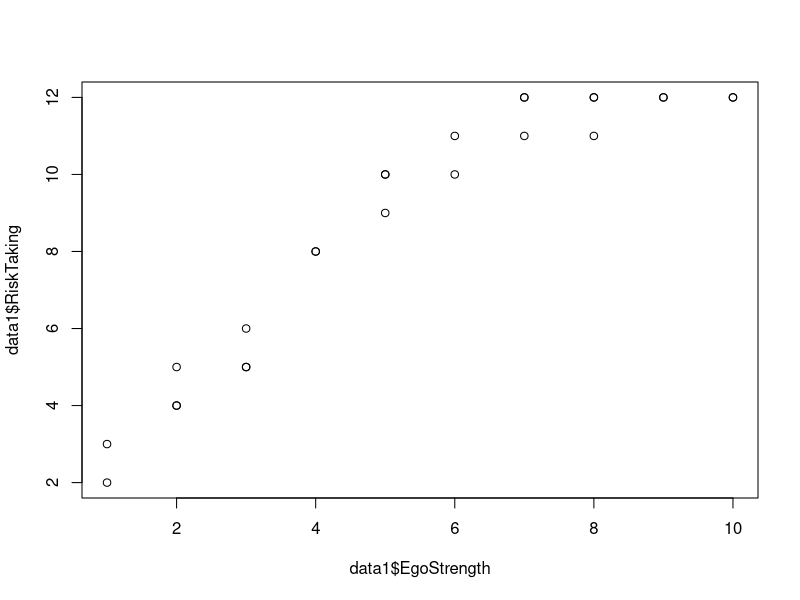
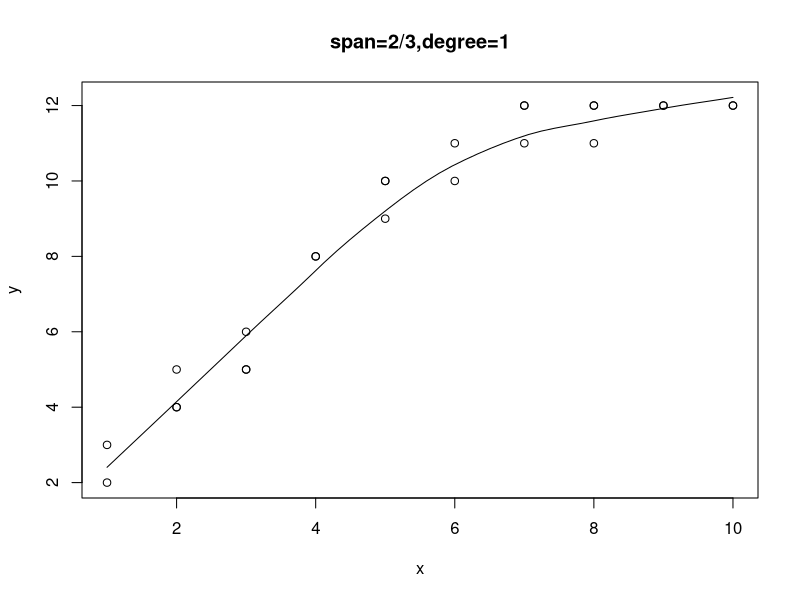
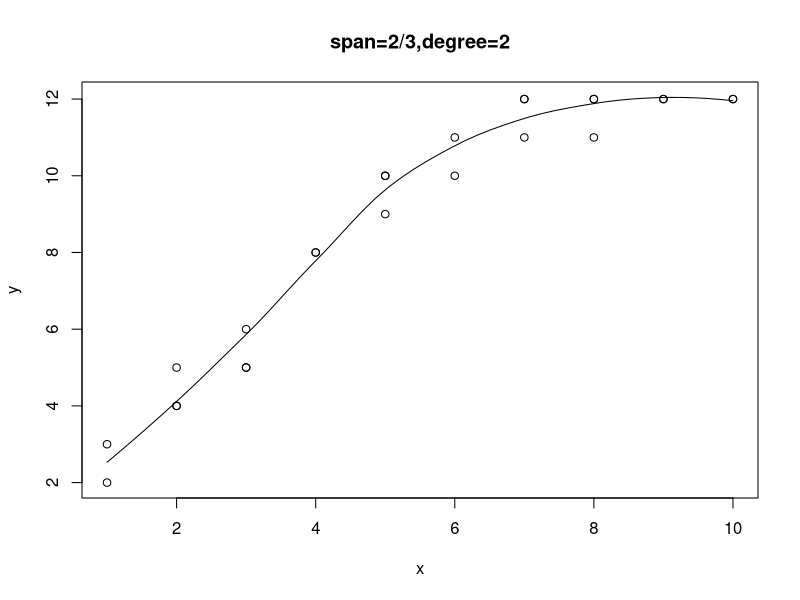
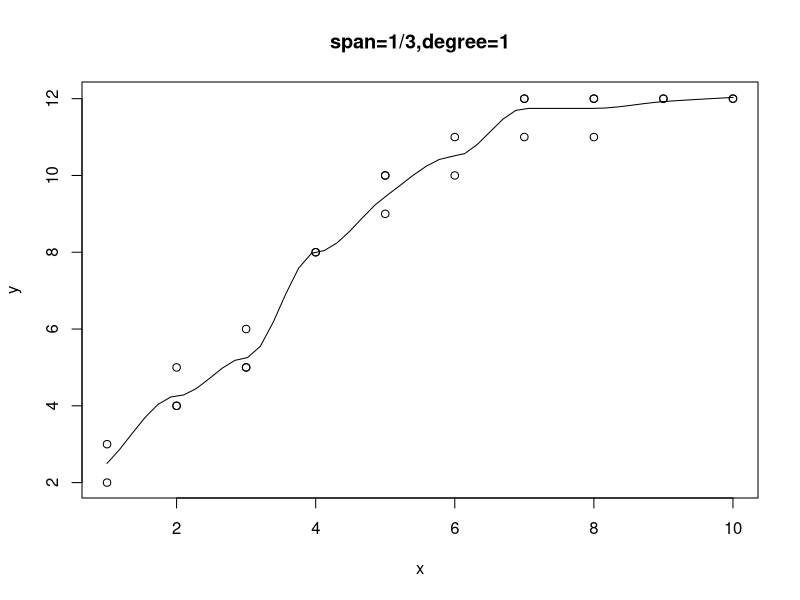
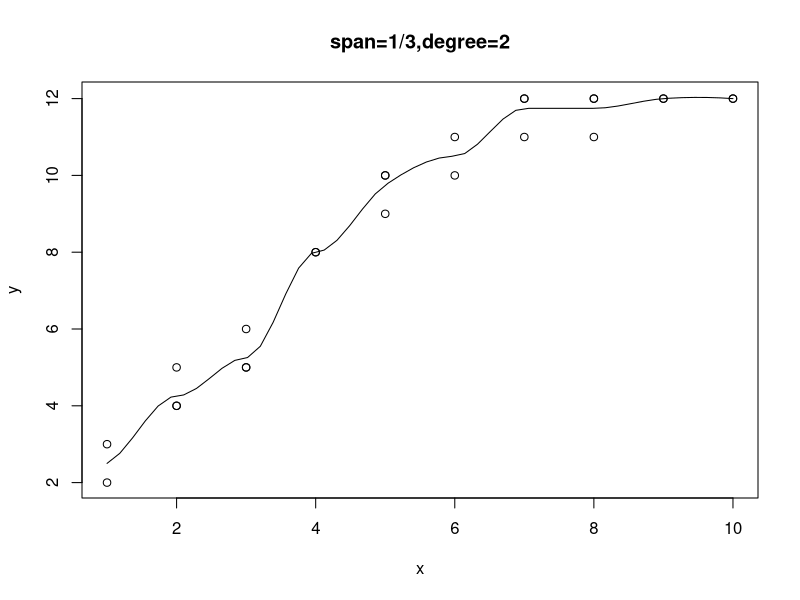

The R source for these figures, in order: (Note: this script raises an error after producing the figures.)
library(psych);library(ggplot2)
library(tidyverse);library(tidyr)
data1 <- read.table('risktaking.txt', header = T)

plot(data1$EgoStrength,data1$RiskTaking)
#edit(data1)
  #Q1.a
scatter.smooth(data1$EgoStrength,data1$RiskTaking,xlab="x",ylab="y",span=2/3,degree=1,
               main="span=2/3,degree=1")
scatter.smooth(data1$EgoStrength,data1$RiskTaking,xlab="x",ylab="y", span=2/3,degree=2,
               main="span=2/3,degree=2")
scatter.smooth(data1$EgoStrength,data1$RiskTaking,xlab="x",ylab="y",span=1/3,degree=1,
               main="span=1/3,degree=1")
scatter.smooth(data1$EgoStrength,data1$RiskTaking,xlab="x",ylab="y", span=1/3,degree=2,
               main="span=1/3,degree=2")
  #Q1.b
#log
 data1 %>% mutate(lnEgo = log(data2$EgoStrength), sqrtEgo = sqrt(EgoStrength)) -> trans_data1
  #Q1.c
logM <- lm(RiskTaking ~ lnEgo, data = trans_data1) #transformed variable1
summary(logM)
SqM <- lm(RiskTaking ~ sqrtEgo, data = trans_data1)#2
summary(SqM)
  #Q1.d
# 로그 함수 정의
log_function <- function(x) {
  return(4.874*log(x) + 1.382)
} #lm으로 구한 기울기, 절편(회귀식_log model)
sqrt_function <- function(x) {
  return(4.993*sqrt(x)-2.424)
} #lm으로 구한 기울기, 절편(회귀식_sqrt model)

# ggplot2를 사용하여 산점도와 로그 함수를 그리기
plot.for.d <- ggplot(trans_data1, aes(x = EgoStrength, y = RiskTaking)) +
              geom_point() +  # 산점도
              stat_function(fun = log_function, color = "purple") +  # 로그 함수를 추가
              stat_function(fun = sqrt_function, color = "violet")+
              labs(title = "Scatterplot with log&sqrt Function", x = "EgoStrength", y = "RiskTaking") +
              geom_text(aes(x = 3, y = 11, label = "y_hat=4.874*log(x) + 1.382, R^=.939"), color = "purple", size=3) +  # 로그 함수의 이름 추가
              geom_text(aes(x = 8, y = 8, label = "y_hat=4.993*sqrt(x)-2.424, R^=.937"), color = "violet", size=3)  # 제곱근 함수의 이름 추가
plot.for.d
  #Q1.e.
#create quadratic nd cubic terms of the EgoStrength variable and centered EgoStrength
trans_data1 %>% mutate(c_ES = scale(EgoStrength, scale = F)) %>% #centering
  mutate(quadES = (EgoStrength)^2, cubicES = (EgoStrength)^3,    #quad and cubic
         cen_quadES = (c_ES)^2, cen_cubicES = (c_ES)^3) %>% 
  as.data.frame() -> transdata2
#transdata2
#correlation_RiskTaking, EgoStrength, Quadratic, cubic
transdata2 %>% 
  select("RiskTaking", "EgoStrength", "quadES","cubicES") %>% cor() -> cor1
cor1
#correlation_centered EgoStrength, its quad, cubic
transdata2 %>% 
  select("RiskTaking","c_ES", "cen_quadES","cen_cubicES") %>% cor() -> cor2
cor2
  #Q1.f
cubic.regression <- lm(RiskTaking ~ EgoStrength + quadES + cubicES, data=transdata2)
summary(cubic.regression) #original
cen.cubic.regression <- lm(RiskTaking ~ c_ES + cen_quadES + cen_cubicES, data=transdata2)
summary(cen.cubic.regression)
  #Q1.g
#hierarchical analysis_non centering
model1 <- lm(RiskTaking ~ EgoStrength, data=transdata2)
model2 <- lm(RiskTaking ~ EgoStrength + quadES, data=transdata2)
model3 <- lm(RiskTaking ~ EgoStrength + quadES + cubicES, data=transdata2)
anova(model1, model2) #accept model2
anova(model2, model3) #deny model3
  #Q1.h
plot(transdata2$quadES,transdata2$RiskTaking)
summary(model2);summary(logM);summary(SqM)
#the model which followed hierarchical analysis is better, 
#because it tells not only the nonlinear trend of data, 
#but also added term model explained outcome more.
#in addition, when compared with adjusted R-squared of models, model2(g.model) is bigger then others

  #Q2
Q2function <- function(D1, D2, D3) {
  return(5 + 6*D1 + 3*D2 - 4*D3)
}
(Q2function(1,0,0) -> group1)
(Q2function(0,1,0) -> group2)
(Q2function(0,0,1) -> group3)
(Q2function(0,0,0) -> group4)

  #Q3: see Excel file
  
  #Q4~Q6: omit missing
data4 <- read.table("data1.txt", header = T, na.strings = ".")
#edit(data4)
dataQ <- na.omit(data4[c("SEX","PHYSS","DATEDUR","SERIOUS")])
sum(is.na(dataQ)==T);summary(dataQ) #check missing
dataQ %>% mutate(SEX = ifelse(dataQ$SEX==2,0,1)) -> dataQ #female=1, male=0
dataT <- data.frame(SEX=as.factor(dataQ$SEX),
                    DATEDUR=as.factor(dataQ$DATEDUR),
                    SERIOUS=as.factor(dataQ$SERIOUS),
                    PHYSS=as.numeric(dataQ$PHYSS))
summary(dataT)
#Q4
bi.model <- lm(PHYSS ~ SEX, data = dataT)
summary(bi.model) #intercept is 1.200*** and slope is -.056(n.s.)
                  #F-test p-value is .2386
tt <- t.test(PHYSS ~ SEX, data = dataT, var.equal = T)
summary(bi.model);tt 
#if assume equal variance between two groups,
#p-value of t-test and F-test is equal to .2386
#intercept of the linear model is equal to mean of group 0(=male); 1.200267
tt$estimate[2]-tt$estimate[1];bi.model$coefficients[2]
#slope of the linear model is equal to difference between two groups (female-male); -.056316

  #Q5
categoric.model <- lm(PHYSS~DATEDUR, data = dataT)
summary(categoric.model)
#do this using dummy variables (comparison group = 1)
dataQ %>% mutate(d1=ifelse(DATEDUR==2,1,0), d2=ifelse(DATEDUR==3,1,0),
                 d3=ifelse(DATEDUR==4,1,0), d4=ifelse(DATEDUR==5,1,0)) -> dum.dataQ
dummy.model <- lm(PHYSS ~ d1 + d2 + d3 + d4, data = dum.dataQ)
summary(dummy.model) #same with categoric.model
#intercept is the mean of group1, each slopes is the differences of groups2,3,4,5 compared with group1
#F-test tell there are no difference of PHYSS of datedur compared with date duration is 1-3 month.
#아노바의 옴니버스 테스트 집단1=집단2=집단3 <=> 모형의 설명력은 0이다

  #Q6
interaction.model <- lm(PHYSS~SERIOUS + SEX + SERIOUS*SEX, data = dataT)
summary(interaction.model)
  #Q6.a
#do this using dummy variables (comparison group = 1)
dataQ %>% mutate(d1=ifelse(SERIOUS==2,1,0), d2=ifelse(SERIOUS==3,1,0),
                 d3=ifelse(SERIOUS==4,1,0), d4=ifelse(SERIOUS==5,1,0)) -> dum.data6
dummy.model6 <- lm(PHYSS ~ SEX +  d1 + d2 + d3 + d4 + (d1 + d2 + d3 + d4)*SEX, data = dum.data6)
summary(dummy.model6) #same with interaction.model
  #Q6.b
dummy.modelmain <- lm(PHYSS ~ SEX +  d1 + d2 + d3 + d4, data = dum.data6)
summary(dummy.modelmain)
dummy.modelmain2 <- lm(PHYSS ~ SEX, data = dum.data6)
summary(dummy.modelmain2)
anova(dummy.model6, dummy.modelmain) #effect of interaction sig.
anova(dummy.modelmain2, dummy.modelmain) #main effect of seriousness) n.s.
anova(dummy.modelmain, dummy.model) #main effect of sex n.s.
# Load the emmeans package
#install.packages("emmeans")
library(emmeans)
# Perform tests of simple effects for SEX within each level of d1, d2, d3, d4

simple_effect <- lsmeans(interaction.model, pairwise ~ SEX | SERIOUS, p.adjust.methods= "bonferroni")
summary(simple_effect)

.05 / 5 #Bonferroni

#유의확률 .05/5
# Print results
print(simple_effects_d1)
print(simple_effects_d2) 
print(simple_effects_d3) 
print(simple_effects_d4)
#anova
as <- aov(PHYSS ~ SERIOUS*SEX, data = dataT)
anova(as)
TukeyHSD(as)
